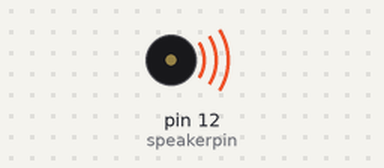
A sketch run on a simulated Arduino Uno, built with avr-gcc and run on an emulated ATmega328P. Shown: buzzer (waves = sounding).

Above: at 0.1 s.
At 5.8 s:
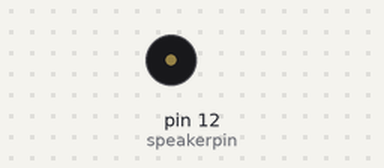
Timing chart, 0 to 7.3 s (numbered marks = the images above):
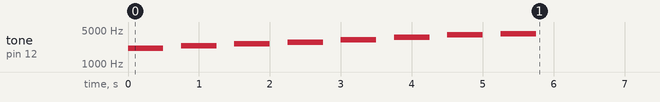

The sketch:

Arduino_music_scale.ino
```cpp
int speakerpin = 12; //스피커가 연결된 디지털핀 설정
int note[] = {2093,2349,2637,2793,3136,3520,3951,4186}; //도레미파솔라시도

void setup() {
  int elementCount = sizeof(note) / sizeof(int);
  for (int i=0; i < elementCount; i++)    //note를 play
  {
    tone(speakerpin,note[i],500);
    delay(750);
  }
}

void loop() {
}
```
